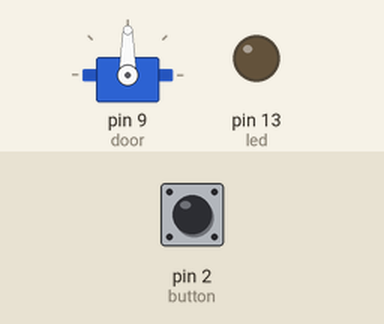
Simulated run of this sketch. Board: Arduino Uno, built with avr-gcc and run on an emulated ATmega328P. Shown: servo, output pins drawn as LEDs (lit = HIGH). The test bench sets the inputs (shaded band); at power-on: pin 2 (button) HIGH.

Above: at 1.2 s.
1.3 s: pin 2 (button) pulled LOW for 3.2 s
At 2.3 s:
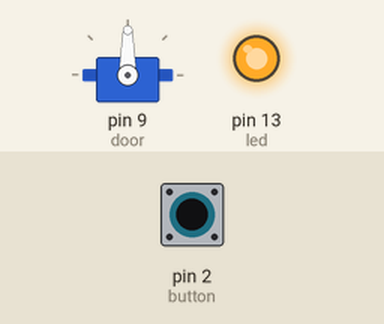
7.5 s: pin 2 (button) pulled LOW for 0.15 s
At 10.55 s:
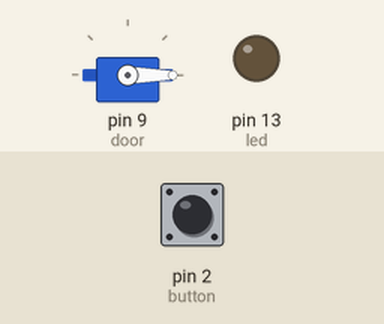
10.6 s: pin 2 (button) pulled LOW for 1 s
At 11.8 s:
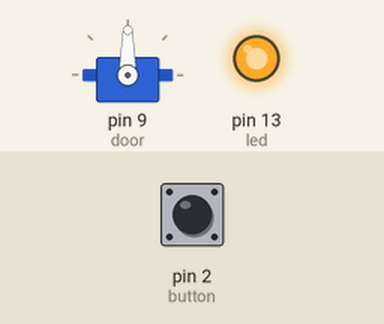
Timing chart, 0 to 15.1 s (numbered marks = the images above; inputs shaded):
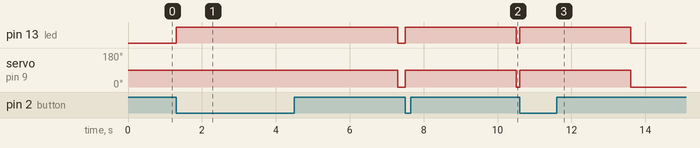

Measured:
- after the input at 1.3 s, pin 13 (led): LOW → HIGH at once, → LOW 6.0 s later; servo on pin 9 (door): 90° → 0° after 6.0 s
- after the input at 7.5 s, pin 13 (led): LOW → HIGH at once, → LOW 3.0 s later; servo on pin 9 (door): 0° → 90° at once, → 0° 3.0 s later
- after the input at 10.6 s, pin 13 (led): LOW → HIGH at once, → LOW 3.0 s later; servo on pin 9 (door): 0° → 90° at once, → 0° 3.0 s later

The sketch:

door_lock.ino
```cpp
#include <Servo.h>

Servo door;

int button = 2;
int led = 13;

void setup() {
  pinMode(button, INPUT_PULLUP);
  pinMode(led, OUTPUT);
  door.attach(9);
}

void loop() {

  if (digitalRead(button) == LOW) {
    door.write(90);
    digitalWrite(led, HIGH);

    delay(3000);

    door.write(0);
    digitalWrite(led, LOW);
  }

}
```
